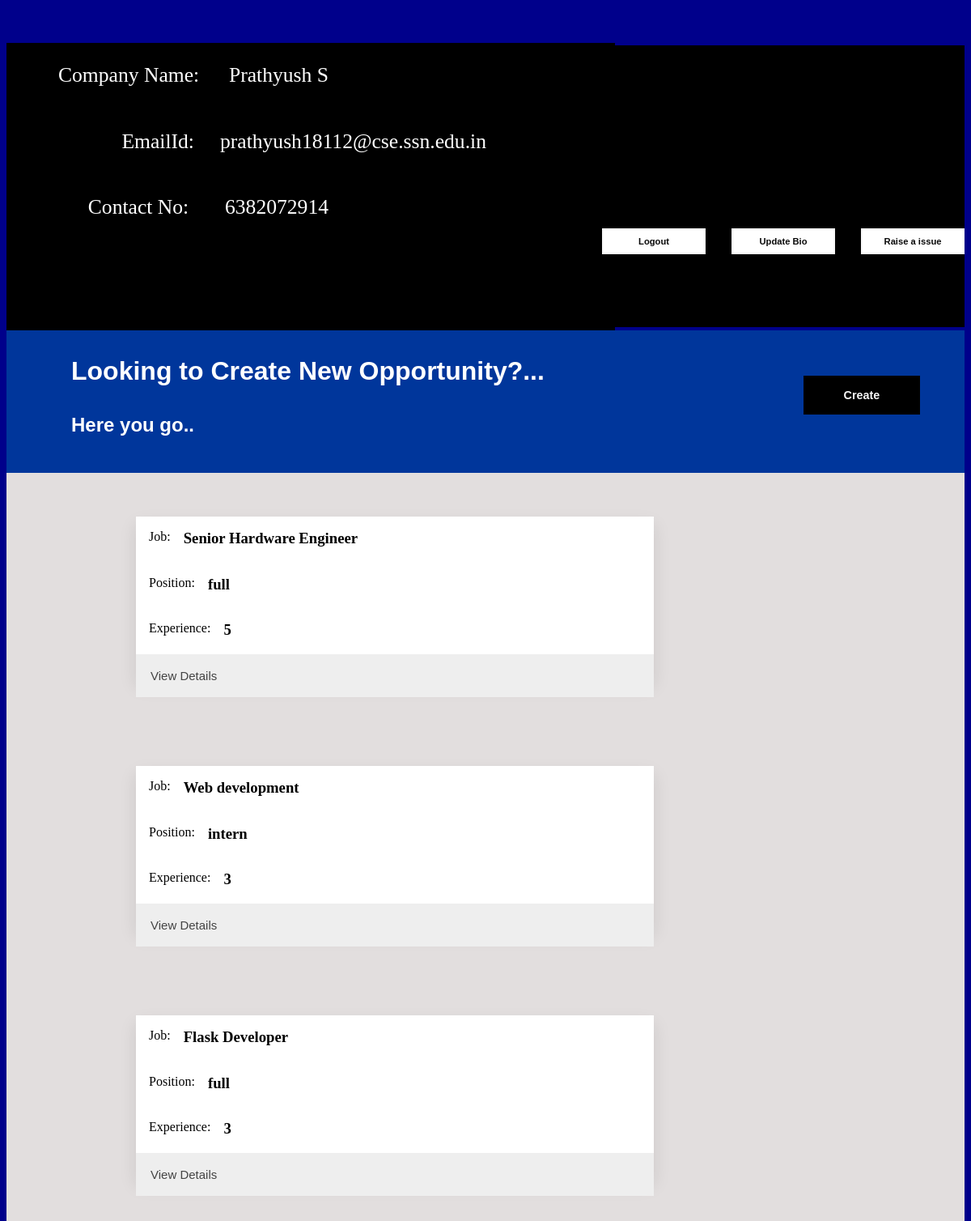
The app's page /company (signed in) with its own data.
### app.py (models this page shows)
class Applicant(db.Model):
    __tablename__ = 'applicant'
    id = db.Column(db.Integer,primary_key=True)
    Name = db.Column(db.String(50),nullable=False)
    Password = db.Column(db.String(50),nullable=False)
    Email_id = db.Column(db.String(200),nullable=False)
    Contact = db.Column(db.String(15))
    Address = db.Column(db.String(30))
    Education = db.Column(db.String(30))
    Specialization = db.Column(db.String(30))
    College = db.Column(db.String(200))
    CGPA = db.Column(db.Float)
    resume_id = db.Column(db.Integer,db.ForeignKey( 'resume.id'))

class Job(db.Model):
    __tablename__ = 'job'
    id = db.Column(db.Integer,primary_key=True)
    job_name = db.Column(db.String(50),nullable=False)
    date_created = db.Column(db.DateTime, default=datetime.utcnow)
    last_date = db.Column(db.DateTime)
    job_role = db.Column(db.String(50),nullable=False)
    skills_required = db.Column(db.String(100),nullable=False)
    experience = db.Column(db.Integer)
    salary = db.Column(db.Integer)
    company_id = db.Column(db.Integer, db.ForeignKey('company.id'),nullable=False)

### app.py (the view)
@app.route('/company', methods=['POST', 'GET'])
def company():
    jobs=Job.query.filter_by(company=Company.query.filter_by(id=session['user']).first()).all()
    return render_template('jobcreate.html',jobs=jobs)

### app.py (called while the page is built)
@app.before_request
def before_request():
    if session.get('type') is not None:
        type=session['type']
        id=session['user']
        if type==1:
            g.user = Applicant.query.filter_by(id=id).first()
        elif type==2:
            g.user = Company.query.filter_by(id=id).first()
    else:
        session['type']=0
        session['user']=0
        return redirect(url_for("login",error="Session Timed Out. Login again"))

### templates/jobcreate.html (shortened to what this page needs)
<html>
    <head>
        <link rel="stylesheet" href="{{url_for('static', filename='jobcreatecss.css')}}">
    </head>
    <body style="background-color: darkblue;">
    <section>
            <div class="intro">
                <div class="row">
                    <p>Company Name:</p>
                    <p style="margin-left: 2.3rem;">{{g.user.Name}}</p>
                </div>
                <div class="row">
                    <p style="margin-left: 4.9rem;">EmailId:</p>
                    <p style="margin-left: 2.0rem;">{{g.user.Email_id}}</p>
                </div>
                <div class="row">
                    <p style="margin-left: 2.3rem;">Contact No:</p>
                    <p style="margin-left: 2.8rem;">{{g.user.Contact}}</p>
                </div>
            </div>
            <div class="right">
                <br><br><br><br><br><br><br><br><br><br><br><br>
                <div class="icons">
                    <div class="logout" style="margin-left: -3rem;"><a href="logout"> <button class="sign1">Logout</button> </a></div>
                    <div class="logout"><a href="update"> <button class="sign1">Update Bio</button> </a></div>
                    <div class="logout"><button class="sign1" id="issue">Raise a issue</button></div>
                </div>
            </div>
        </section>
        <div class="create">
            <div class="left">
                <h3>
                    Looking to Create New Opportunity?...
                </h3><br>
                <p>Here you go..</p>
            </div>
            <div class="but">
                <a href="/createjob"> <button class="sign1" style="margin-left: 20rem;">Create</button> </a>
            </div>
        </div>
        {%for job in jobs%}
        <div class="job">
            <br><br><br>
           <div class="box">
            <div class="row">
               <p>Job:</p><h3>{{job.job_name}}</h3>
            </div>
            <div class="row">
                <p>Position:</p><h3>{{job.job_role}}</h3>
             </div>
            <div class="row">
                <p>Experience:</p><h3>{{job.experience}}</h3>
            </div>
            <a href='/seeapplicants/{{job.id}}'><button class="accordion" >View Details</button></a>
           </div>
           <br><br><br>
        </div>
        {%endfor%}
    </body>
</html>

### static/jobcreatecss.css (style rules this page uses)
.intro { width: 100%; align-items: center; background-color: #000000; margin-top: 2.8rem; }
.icons { display: flex; }
.right { background-color: #000000; height: 43.5vh; margin-top: 3rem; }
.logout { display: block; width:100%; }
.logout .sign1 { margin-top: 0.6rem; margin-left: 2rem; color: #0a0a0a; background-color: #fff; font-size: .7rem; width: 8rem; height: 2.0rem; border: 2px solid rgb(247, 247, 247); box-shadow: inset 0 0 0 0 rgb(226, 217, 217); -webkit-transition: ease-out 0.4s; -moz-transition: ease-out 0.4s; transition: ease-out 0.4s; font-weight: 700; }
.logout .sign1:nth-child(1) { margin-left: 2rem; }
.intro .row { font-size: 1.6rem; display: flex; color: white; text-align: center; align-items: center; margin-left: 4rem; }
.create { display: flex; width: 100%; height: 11rem; background-color: #00369b; }
.create .left { color: white; margin-left: 5rem; }
.create .left h3 { color: white; font-size: 2rem; font-family: 'Trebuchet MS', 'Lucida Sans Unicode', 'Lucida Grande', 'Lucida Sans', Arial, sans-serif; font-weight: 700; }
.create .left p { color: white; font-size: 1.5rem; font-family: 'Trebuchet MS', 'Lucida Sans Unicode', 'Lucida Grande', 'Lucida Sans', Arial, sans-serif; font-weight: 700; margin-top: -1rem; }
.sign1 { margin-top: 3.5rem; background-color: #000000; color: rgb(247, 247, 247); margin-left: 26rem; font-size: .9rem; width: 9rem; height: 3rem; border: 2px solid rgb(2, 2, 2); box-shadow: inset 0 0 0 0 rgb(68, 68, 68); -webkit-transition: ease-out 0.4s; -moz-transition: ease-out 0.4s; transition: ease-out 0.4s; font-weight: 700; }
.job { display: block; width: 100%; background-color:rgb(226, 222, 222); }
.box { width: 40rem; background-color: #fff; margin-left: 10rem; height:25vh ; display: block; margin-top: 0rem; box-shadow: 0 10px 20px rgba(0,0,0,0.1); }
.job .box .row { display: flex; }
.job .box .row p { margin-left: 1rem; display: flex; }
.job .box .row h3 { margin-top: 1rem; margin-left: 1rem; }
.accordion { background-color: #eee; color: #444; cursor: pointer; padding: 18px; width: 100%; border: none; text-align: left; outline: none; font-size: 15px; transition: 0.4s; }
body { height: 60rem; }

### records on screen
Applicant: user.Name "Prathyush S", user.Email_id "prathyush18112@cse.ssn.edu.in", user.Contact "6382072914"
Job: job_name "Senior Hardware Engineer", job_role "full", experience "5"
Job: job_name "Web development", job_role "intern", experience "3"
Job: job_name "Flask Developer", job_role "full", experience "3"
